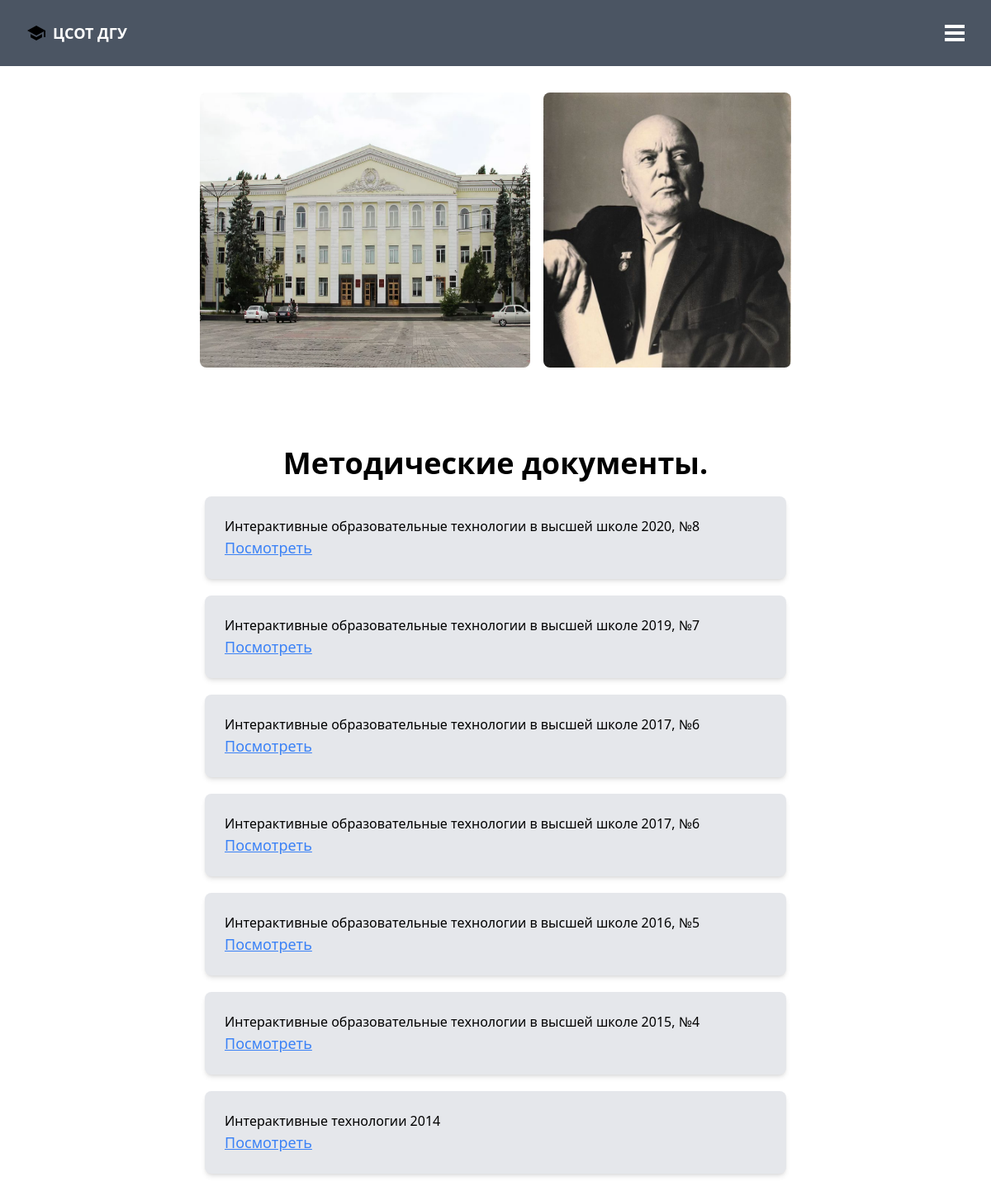
The app's page /users/metodmat/ with its own data.
### users/models.py (models this page shows, shortened)
class Metodics(models.Model):
    title = models.CharField('Название', max_length=255)
    material = models.FileField('Материал', upload_to='metodics')
    class Meta:
        verbose_name = 'Методичка'
        verbose_name_plural = 'Методички'

### users/views.py (the view)
# urls.py: path('metodmat/', MetodView.as_view(), name='metodmat'),
class MetodView(ListView):
    queryset = Metodics.objects.all()
    template_name = 'metodmat.html'
    context_object_name = 'metods'

### templates/metodmat.html
{% extends 'layouts/blank.html' %}
{% block content %}
    <div class="flex justify-center mt-8">
        <img src="/static/images/smapse-dagestanskij-gosudarstvennyj-universitet-1.png" class="rounded-lg w-1/3 h-auto">
        <img src="/static/images/s.jpg" class="rounded-lg w-1/4 h-auto ml-4">
    </div>
    <div class="max-w-3xl mx-auto px-8 py-24 text-center">
        <h1>Методические документы.</h1>
        <ul>
            {% for metod in metods %}
                <div class="bg-gray-200 p-6 rounded-lg shadow-md text-left mt-5">
                    {{ metod.title }}
                    <li><a href="{{ metod.link }}" class="text-blue-500 underline text-lg">Посмотреть</a></li>
                </div>
            {% endfor %}
        </ul>
    </div>
{% endblock %}

### templates/base.html (style rules this page uses)
h1 { @apply text-4xl font-bold mb-4 }

### records on screen
Metodics: title "Интерактивные образовательные технологии в высшей школе 2020, №8"
Metodics: title "Интерактивные образовательные технологии в высшей школе 2019, №7"
Metodics: title "Интерактивные образовательные технологии в высшей школе 2017, №6"
Metodics: title "Интерактивные образовательные технологии в высшей школе 2017, №6"
Metodics: title "Интерактивные образовательные технологии в высшей школе 2016, №5"
Metodics: title "Интерактивные образовательные технологии в высшей школе 2015, №4"
Metodics: title "Интерактивные технологии 2014"
